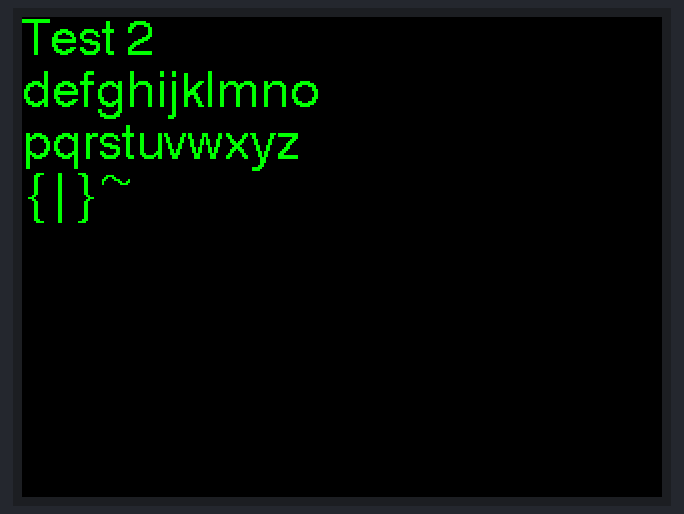
The sketch below on a simulated ESP32. On the bench: 320×240 colour display.

Above: at 0.4 s.
At 6.6 s:
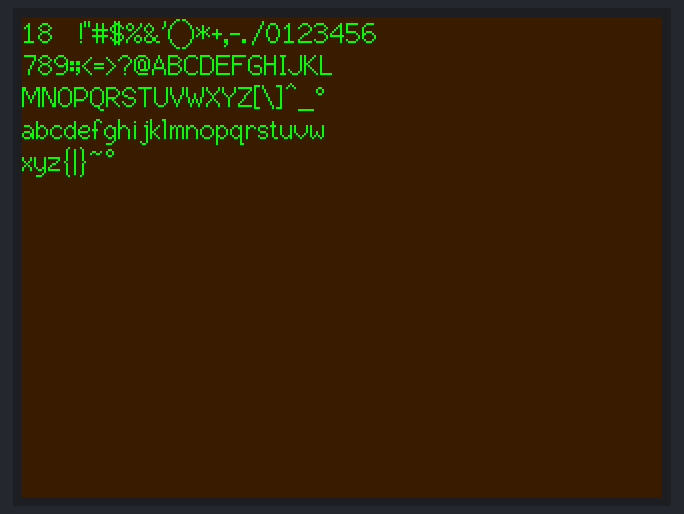
At 12.9 s:
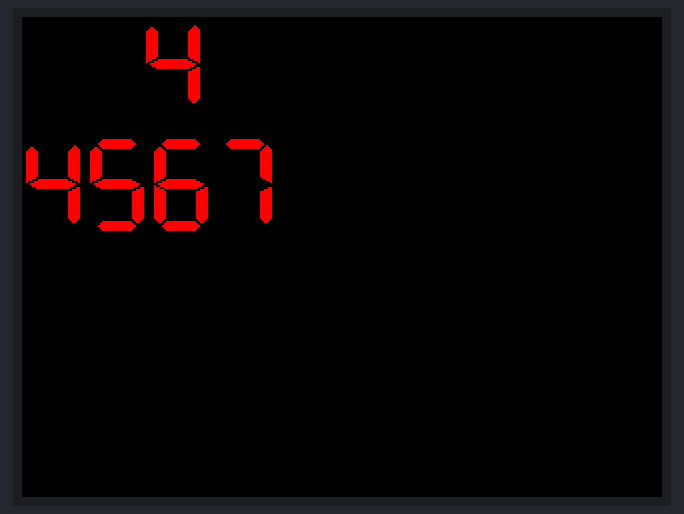
At 19.1 s:
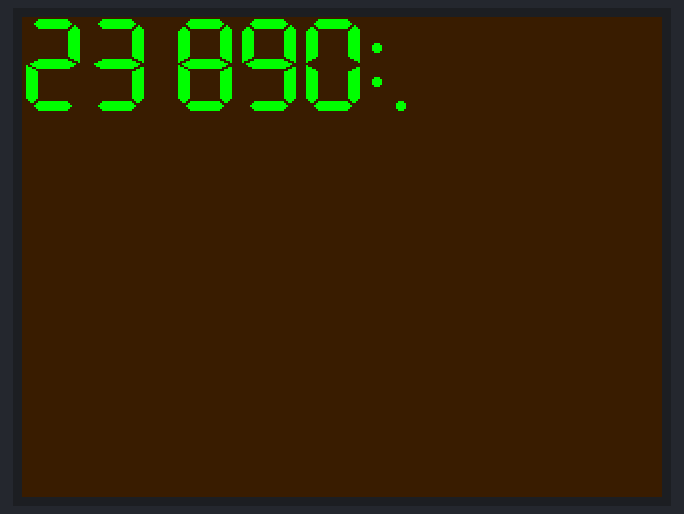
At 36.8 s:
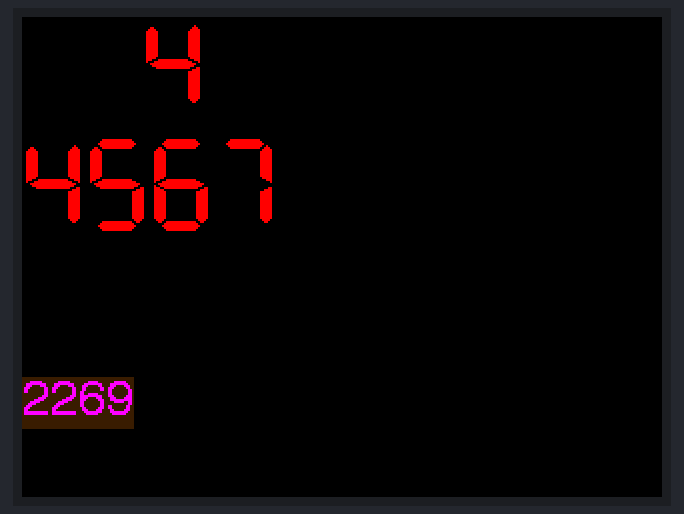

Measured:
- what the display in image 0 shows lasts 1.1 s, from 0.3 s to 1.4 s
- what the display in image 2 shows lasts 1.0 s, from 12.9 s to 13.9 s
- what the display in image 3 shows lasts 4.2 s, from 19.0 s to 23.2 s

The sketch:

fontSelection.ino
```cpp
// New background colour
#define TFT_BROWN 0x38E0

// Pause in milliseconds between screens, change to 0 to time font rendering
#define WAIT 1000

#include <TFT_eSPI.h> // Graphics and font library for ILI9341 driver chip
#include <SPI.h>

TFT_eSPI tft = TFT_eSPI();  // Invoke library, pins defined in User_Setup.h

unsigned long targetTime = 0; // Used for testing draw times

void setup(void) {
  tft.init();
  tft.setRotation(1);
}

void loop() {
  targetTime = millis();

  // First we test them with a background colour set
  tft.setTextSize(1);
  tft.fillScreen(TFT_BLACK);
  tft.setTextColor(TFT_GREEN, TFT_BLACK);

  tft.fillScreen(TFT_BLACK);
  tft.drawString("Test 2", 0, 0, 4);
  tft.drawString("defghijklmno", 0, 26, 4);
  tft.drawString("pqrstuvwxyz", 0, 52, 4);
  int xpos = 0;
  xpos += tft.drawString("{|}~", 0, 78, 4);
  tft.drawChar(127, xpos, 78, 4);
  delay(WAIT);

  tft.fillScreen(TFT_BLACK);
  tft.setTextColor(TFT_RED, TFT_BLACK);

  tft.drawString("Test 4", 0, 0, 7);
  tft.drawString("4567", 0, 60, 7);
  delay(WAIT);

  tft.setTextColor(TFT_MAGENTA, TFT_BROWN);

  tft.drawNumber(millis() - targetTime, 0, 180, 4);
  delay(4000);;

  // Now test them with transparent background
  targetTime = millis();

  tft.setTextSize(1);
  tft.fillScreen(TFT_BROWN);
  tft.setTextColor(TFT_GREEN);

  tft.drawString("18  !\"#$%&'()*+,-./0123456", 0, 0, 2);
  tft.drawString("789:;<=>?@ABCDEFGHIJKL", 0, 16, 2);
  tft.drawString("MNOPQRSTUVWXYZ[\\]^_`", 0, 32, 2);
  tft.drawString("abcdefghijklmnopqrstuvw", 0, 48, 2);
  xpos = 0;
  xpos += tft.drawString("xyz{|}~", 0, 64, 2);
  tft.drawChar(127, xpos, 64, 2);

  delay(WAIT);

  tft.fillScreen(TFT_BROWN);
  tft.drawString("23 890:.", 0, 0, 7);
  tft.drawString("", 0, 60, 7);

  delay(4000);;
}
```
